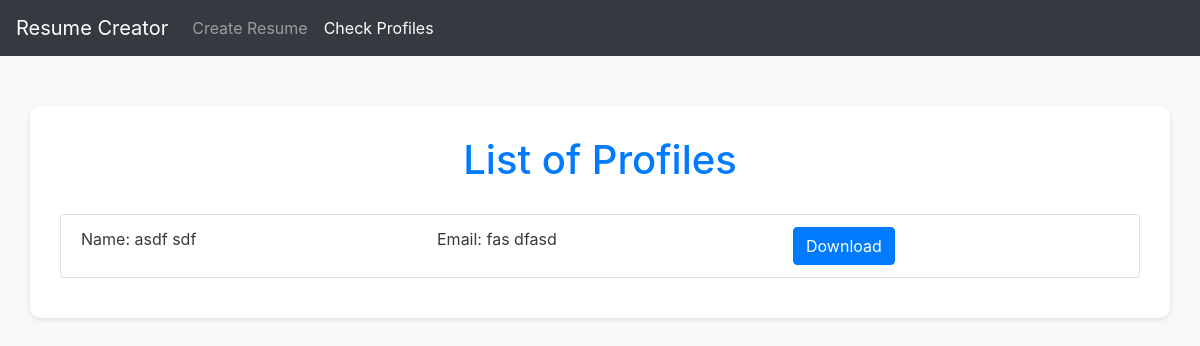
The page /listing/ on the database as committed earlier.
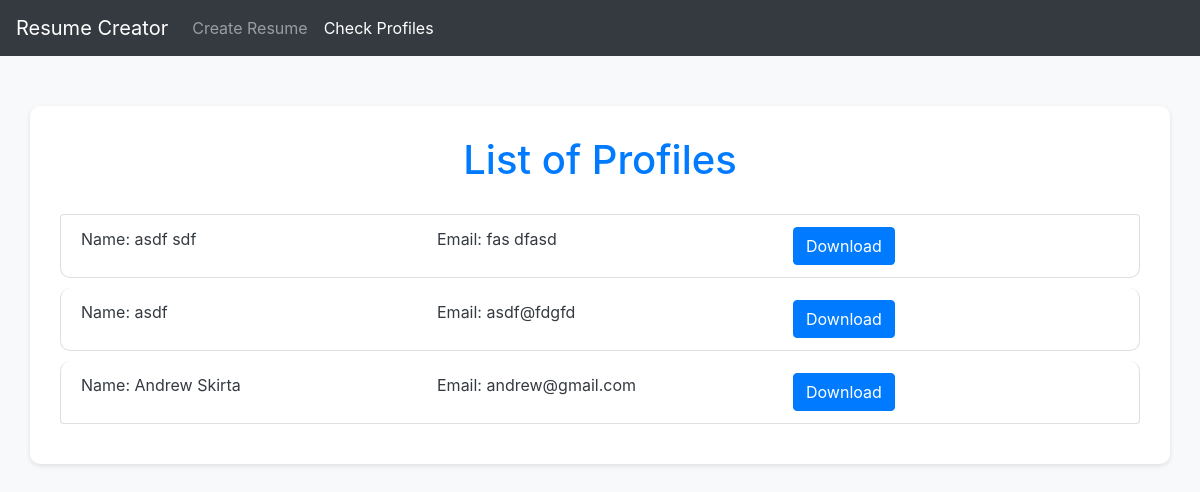
The same page on the database as committed later.
### generator/models.py (models this page shows)
class Profile(models.Model):
    name = models.CharField(max_length=100)
    email = models.CharField(max_length=100)
    phone = models.CharField(max_length=20)
    summary = models.TextField(max_length=2000)
    degree = models.CharField(max_length=200)
    school = models.CharField(max_length=200)
    university = models.CharField(max_length=200, blank=True)
    previous_work = models.TextField(max_length=2000)
    skills = models.TextField(max_length=2000)

### generator/views.py (the view)
# urls.py: path('listing/', views.profile_listing, name='profile_listing'),
def profile_listing(request):
    profiles = Profile.objects.all()
    context = {
        'profiles': profiles,
    }
    return render(request,'generator/profile_listing.html', context)

### generator/templates/generator/profile_listing.html (shortened to what this page needs)
<!DOCTYPE html>
<html>
<head>
    <link rel="stylesheet" href="https://stackpath.bootstrapcdn.com/bootstrap/4.5.2/css/bootstrap.min.css">
</head>
<body>
    <nav class="navbar navbar-expand-lg navbar-dark bg-dark">
        <a class="navbar-brand" href="{% url 'accept' %}">Resume Creator</a>
        <div class="collapse navbar-collapse" id="navbarNav">
            <ul class="navbar-nav mr-auto">
                <li class="nav-item">
                    <a class="nav-link" href="{% url 'accept' %}">Create Resume</a>
                </li>
                <li class="nav-item active">
                    <a class="nav-link" href="{% url 'profile_listing' %}">Check Profiles</a>
                </li>
            </ul>
        </div>
    </nav>
    <div class="container">
        <h1>List of Profiles</h1>
        <ul class="list-group">
           {% for profile in profiles %}
            <li class="list-group-item">
                <div class="row">
                    <div class="col">
                        Name: {{ profile.name }}
                    </div>
                    <div class="col">
                        Email: {{ profile.email }}
                    </div>
                    <div class="col">
                        <a href="{% url 'resume' profile.id %}" class="btn btn-primary">Download</a>
                    </div>
                </div>
            </li>
           {% endfor %}
        </ul>
    </div>
</body>
</html>

### generator/templates/generator/profile_listing.html (style rules this page uses)
body { background-color: #f8f9fa; color: #343a40; }
.container { margin-top: 50px; border-radius: 10px; background-color: #fff; padding: 30px; box-shadow: 0 2px 5px rgba(0, 0, 0, 0.1); }
h1 { color: #007bff; text-align: center; margin-bottom: 30px; }
.list-group-item { border-radius: 10px; margin-bottom: 10px; }

Rows that differ between the two databases and show on the page:
added Profile: name "asdf", email "asdf@fdgfd"
added Profile: name "Andrew Skirta", email "andrew@gmail.com"
